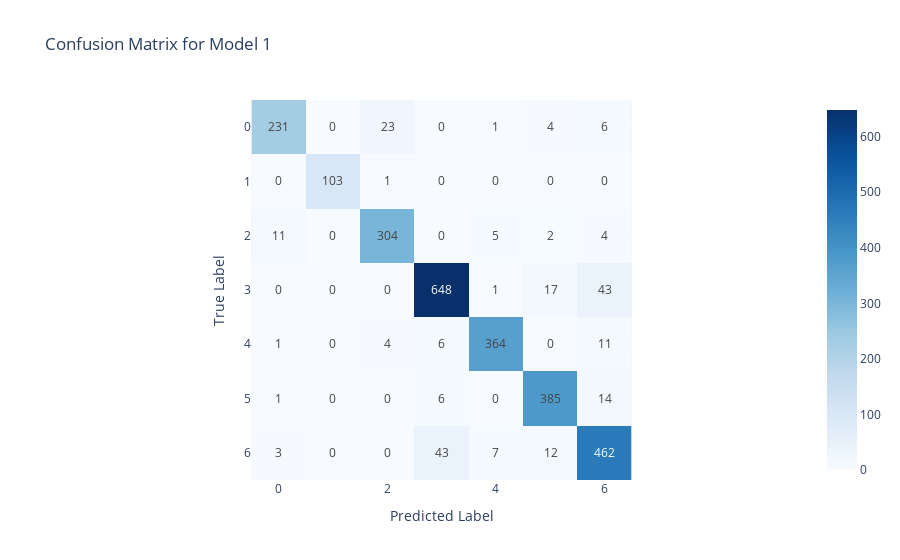
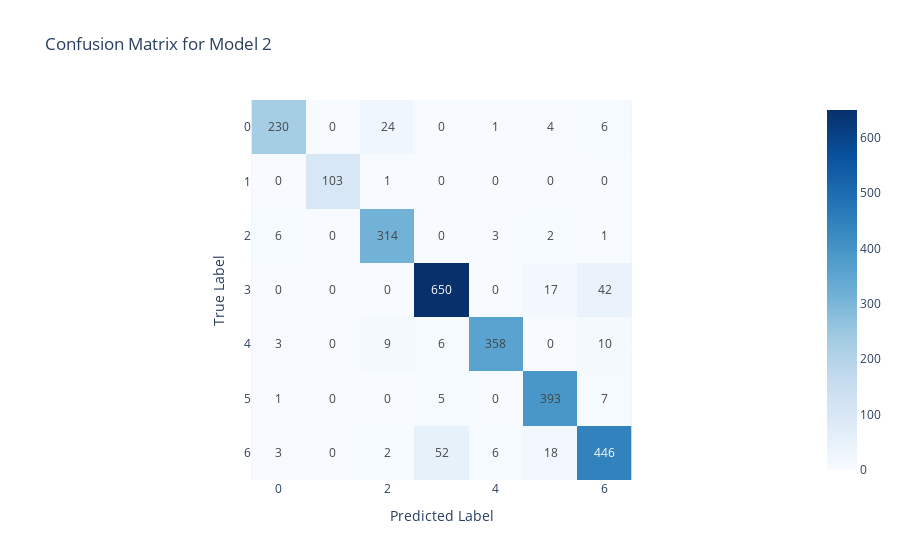

Source (notebook cell) for these figures, in order:
### Code cell
# Confusion matrices
conf_matrix1 = confusion_matrix(y_test, y_pred1)
conf_matrix2 = confusion_matrix(y_test, y_pred2)

# Plot confusion matrices
fig1 = px.imshow(conf_matrix1, text_auto=True, color_continuous_scale="Blues", 
                 title="Confusion Matrix for Model 1", labels=dict(x="Predicted Label", y="True Label"))
fig2 = px.imshow(conf_matrix2, text_auto=True, color_continuous_scale="Blues", 
                 title="Confusion Matrix for Model 2", labels=dict(x="Predicted Label", y="True Label"))

fig1.show()
fig2.show()

### Figure 1 — Plotly figure (JSON) as saved in the notebook; plotly's stock layout.template omitted (floating-point values rounded to 4 significant figures)
{"data": [{"coloraxis": "coloraxis", "hovertemplate": "Predicted Label: %{x}<br>True Label: %{y}<br>color: %{z}<extra></extra>", "name": "0", "texttemplate": "%{z}", "type": "heatmap", "xaxis": "x", "yaxis": "y", "z": [[231, 0, 23, 0, 1, 4, 6], [0, 103, 1, 0, 0, 0, 0], [11, 0, 304, 0, 5, 2, 4], [0, 0, 0, 648, 1, 17, 43], [1, 0, 4, 6, 364, 0, 11], [1, 0, 0, 6, 0, 385, 14], [3, 0, 0, 43, 7, 12, 462]]}], "layout": {"coloraxis": {"colorscale": [[0, "rgb(247,251,255)"], [0.125, "rgb(222,235,247)"], [0.25, "rgb(198,219,239)"], [0.375, "rgb(158,202,225)"], [0.5, "rgb(107,174,214)"], [0.625, "rgb(66,146,198)"], [0.75, "rgb(33,113,181)"], [0.875, "rgb(8,81,156)"], [1, "rgb(8,48,107)"]]}, "title": {"text": "Confusion Matrix for Model 1"}, "xaxis": {"anchor": "y", "constrain": "domain", "domain": [0, 1], "scaleanchor": "y", "title": {"text": "Predicted Label"}}, "yaxis": {"anchor": "x", "autorange": "reversed", "constrain": "domain", "domain": [0, 1], "title": {"text": "True Label"}}}}

### Figure 2 — Plotly figure (JSON) as saved in the notebook; plotly's stock layout.template omitted (floating-point values rounded to 4 significant figures)
{"data": [{"coloraxis": "coloraxis", "hovertemplate": "Predicted Label: %{x}<br>True Label: %{y}<br>color: %{z}<extra></extra>", "name": "0", "texttemplate": "%{z}", "type": "heatmap", "xaxis": "x", "yaxis": "y", "z": [[230, 0, 24, 0, 1, 4, 6], [0, 103, 1, 0, 0, 0, 0], [6, 0, 314, 0, 3, 2, 1], [0, 0, 0, 650, 0, 17, 42], [3, 0, 9, 6, 358, 0, 10], [1, 0, 0, 5, 0, 393, 7], [3, 0, 2, 52, 6, 18, 446]]}], "layout": {"coloraxis": {"colorscale": [[0, "rgb(247,251,255)"], [0.125, "rgb(222,235,247)"], [0.25, "rgb(198,219,239)"], [0.375, "rgb(158,202,225)"], [0.5, "rgb(107,174,214)"], [0.625, "rgb(66,146,198)"], [0.75, "rgb(33,113,181)"], [0.875, "rgb(8,81,156)"], [1, "rgb(8,48,107)"]]}, "title": {"text": "Confusion Matrix for Model 2"}, "xaxis": {"anchor": "y", "constrain": "domain", "domain": [0, 1], "scaleanchor": "y", "title": {"text": "Predicted Label"}}, "yaxis": {"anchor": "x", "autorange": "reversed", "constrain": "domain", "domain": [0, 1], "title": {"text": "True Label"}}}}
